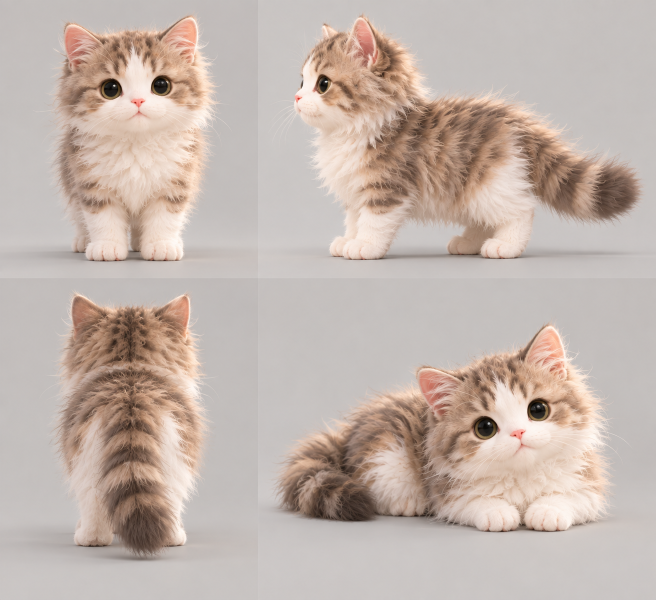
#> input picture reviews/b4-round/turnaround-v1.png, 1312 x 1199 px (shown at 1/2 size)
$ python make_site.py
#> lines starting #> are read from the running program, lines starting #| are printed output that depends on the picture
#!/usr/bin/env python3
"""把 b4-round 的审阅页做成可发布的静态站点（手机友好 + 单文件离线版）。

- 把 index.html 引用的 PNG 全部压成 JPEG 落到 site/img/（不碰原图）
- 改写 src、加 loading=lazy、补手机端 CSS（.pair 竖排、表格不撑破）
- 额外产出一份 base64 内联的单文件 HTML，可用微信/AirDrop 直接打开

用法：
  python3 reviews/b4-round/make_site.py
"""
import base64
import json
import os
import re
import shutil
import sys

HERE = os.path.dirname(os.path.abspath(__file__))
SRC = HERE                      # reviews/b4-round
SITE = os.path.join(HERE, 'site')
OUT = os.path.join(HERE, 'lingxi-review-offline.html')

# 只压 index.html 真正引用的图（face34 / contact-sheet 页面里没用到，不压）
VIEWS = ['turnaround-v1', 'front', 'side', 'face',
         'threequarter', 'lingxi-ref-face-closeup',
         'faces-m-yawn', 'faces-m-idle',
         'lie-k-vs-l', 'gait-k-vs-l',
         'lid-before-blink', 'lid-after-blink', 'lid-before-happy',
         'lid-after-happy', 'lid-after-idle']
CLIPS = ['Bite', 'Curious', 'Happy', 'Idle', 'Jump', 'Knead', 'Lick', 'LieDown',
         'PawPlay', 'Run', 'SideLie', 'Sleep', 'Stretch', 'Walk', 'Yawn']

# (longest edge, jpeg quality)
VIEW_LIMIT = (900, 85)
POSE_LIMIT = (480, 84)

EXTRA_CSS = """
@media(max-width:700px){
  .wrap{padding:0 14px}
  body{padding-bottom:60px;font-size:14px}
  nav{flex-wrap:nowrap;overflow-x:auto;-webkit-overflow-scrolling:touch;padding:8px 0 4px}
  nav a{white-space:nowrap;font-size:13px;padding:3px 10px}
  h1{font-size:20px}h2{font-size:17px;margin:32px 0 6px}
  /* 手机上前后对照改竖排，否则每张只有 170px 太看不清 */
  .pair{grid-template-columns:1fr}
  .pair .ph b{font-size:12px;padding:2px 8px}
  .c .nm{font-size:12px}.c .st{font-size:10px}
  table{font-size:12px}th,td{padding:6px 5px}
  th,td{word-break:break-word}
  pre,code{font-size:11.5px}
}
img{height:auto}
"""

ROBOT = ('<!-- GENERATED by make_site.py: 压缩图 + 手机端排版，原图仍在 b4-round/ 根目录 -->')

# 缓存版本号：图换批次必须递增，否则手机浏览器拿旧图（文件名不变）
IMG_VER = 'round-m-1012'


def conv(src, dst, limit, quality):
    from PIL import Image
    im = Image.open(src).convert('RGB')
    w, h = im.size
    m = max(w, h)
    if m > limit:
        s = limit / m
        im = im.resize((round(w * s), round(h * s)), Image.LANCZOS)
    im.save(dst, 'JPEG', quality=quality, optimize=True, progressive=True)
    return im.size, os.path.getsize(dst)


def build_images():
    img_dir = os.path.join(SITE, 'img-' + IMG_VER)
    os.makedirs(img_dir, exist_ok=True)
    jobs = []
    for n in VIEWS:
        jobs.append((os.path.join(SRC, n + '.png'), os.path.join(img_dir, n + '.jpg'),
                     VIEW_LIMIT))
    for c in CLIPS:
        for k in ('b4', 'fix'):
            jobs.append((os.path.join(SRC, 'poses-%s' % k, c + '.png'),
                         os.path.join(img_dir, 'poses-%s-%s.jpg' % (k, c)), POSE_LIMIT))
    rows, miss = [], []
    for s, d, lim in jobs:
        if not os.path.exists(s):
            miss.append(os.path.relpath(s, SRC))
            continue
        size, n = conv(s, d, *lim)
#> in conv, im is the input picture: PIL image 1312x1199 RGB; mean R, G, B 194.6, 180.3, 172.4
#> in conv, `im = im.resize((round(w * s), round(h * s)), Image.LANCZOS)`:
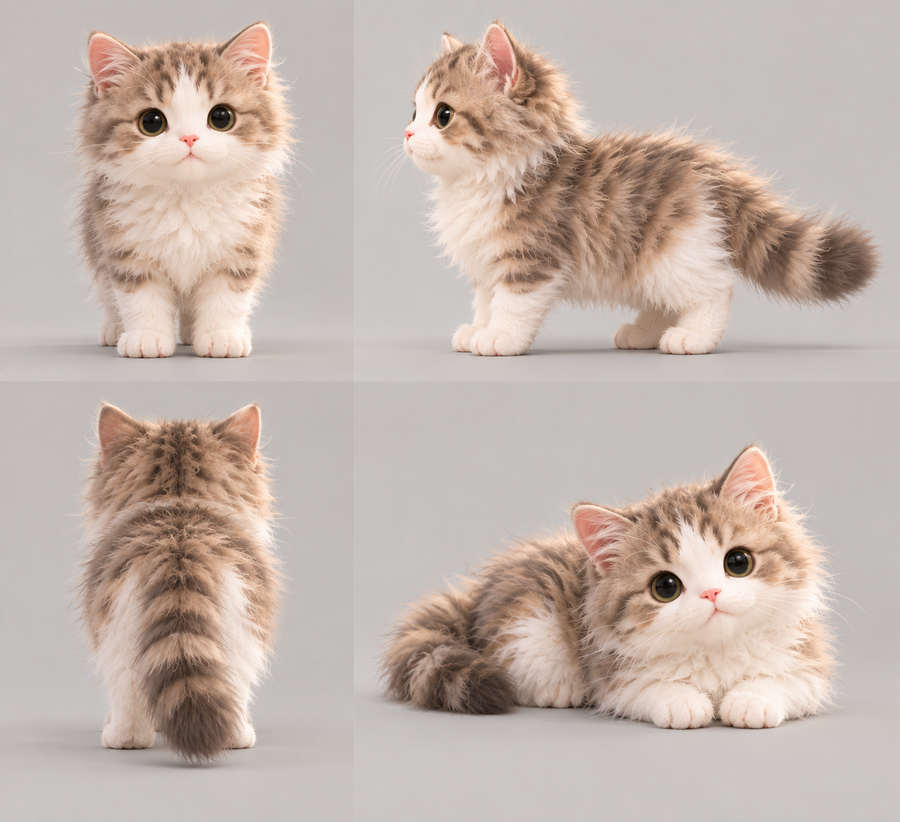
#> im: PIL image 900x822 RGB; mean R, G, B 194.6, 180.3, 172.4
#> size = (900, 822); n = 85163
        rows.append((os.path.relpath(d, SITE), size, n))  # rel 含版本目录
    tot = sum(r[2] for r in rows)
    print('images: %d, %.2f MB' % (len(rows), tot / 1048576))
    for m in miss:
        print('  MISSING', m)
    return miss


def rewrite_html():
    p = os.path.join(SRC, 'index.html')
#> (the run stopped early here; a loop or call above may not have finished)
